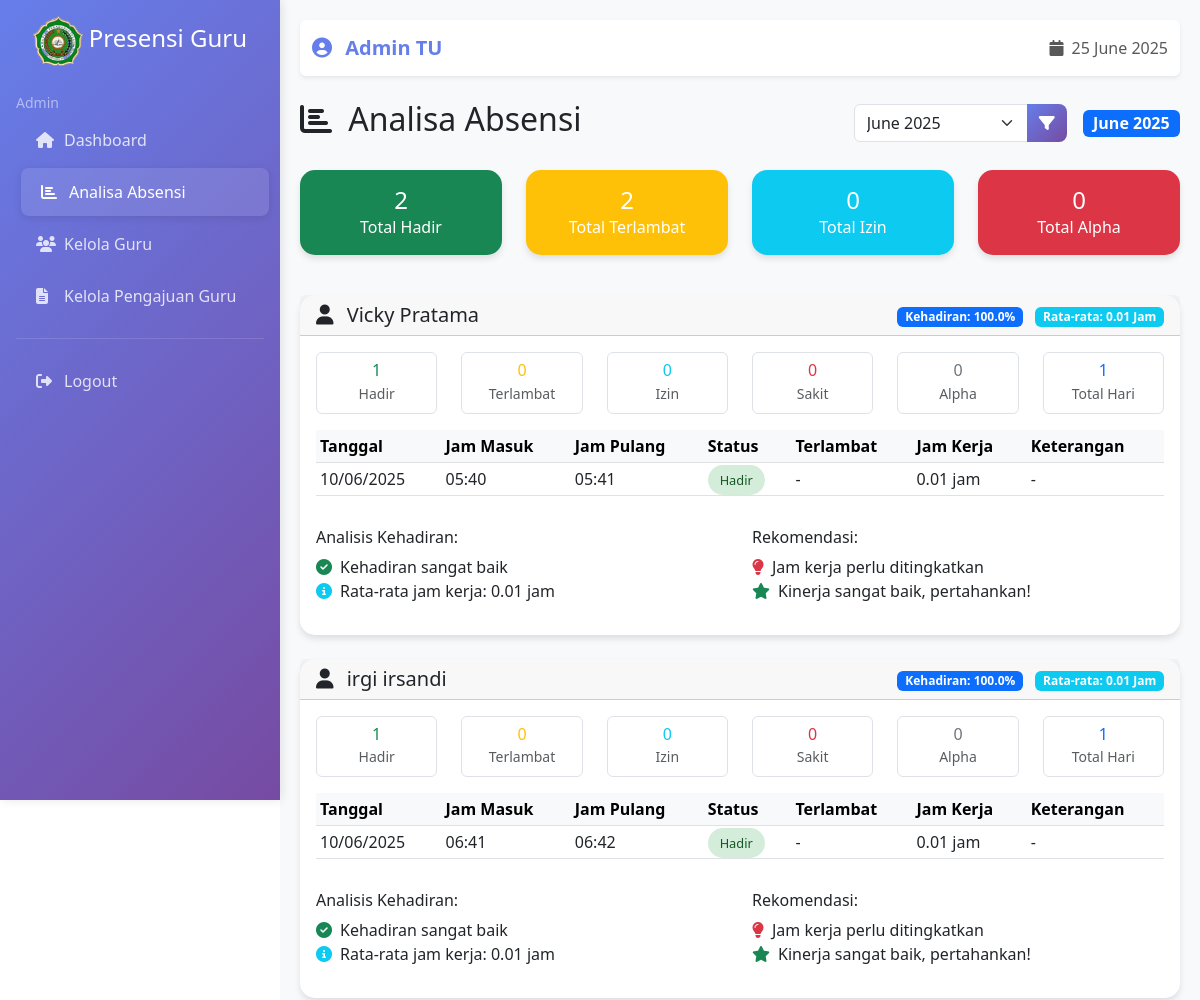
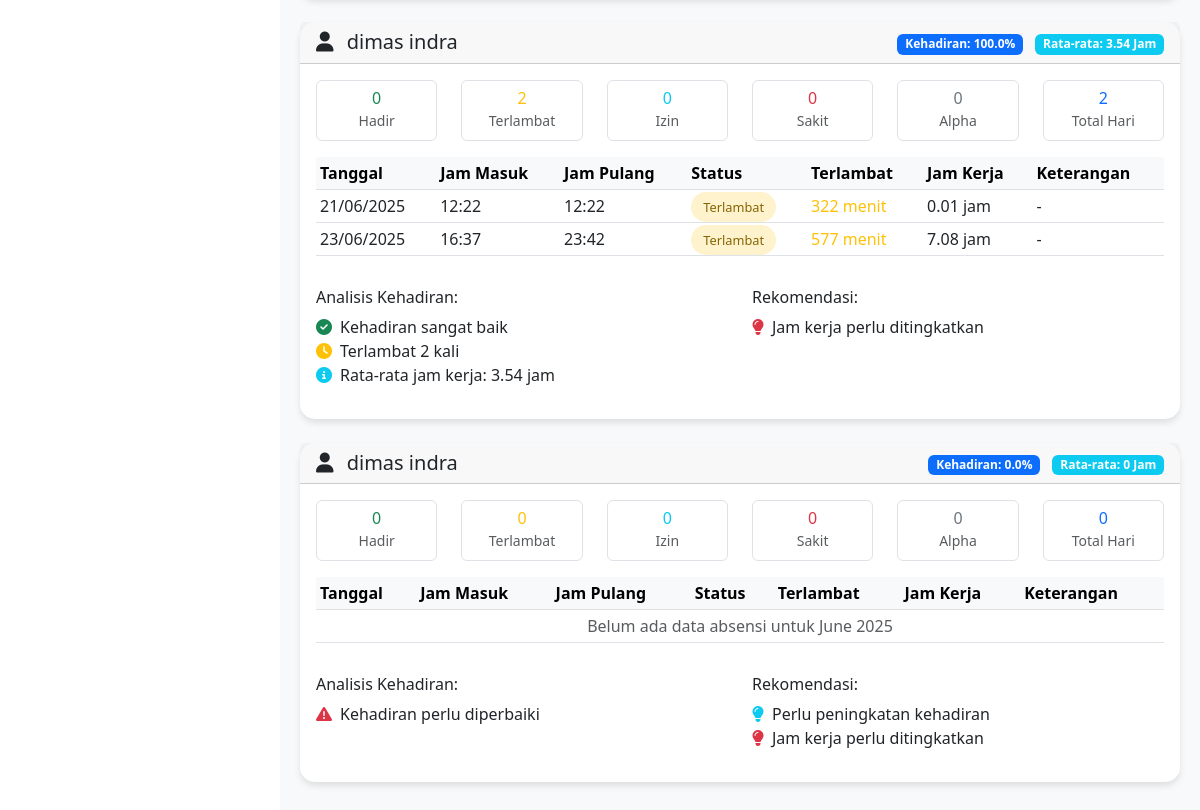
The page /analisa-absensi/ (signed in) on the database as committed earlier (2 pictures, top to bottom).
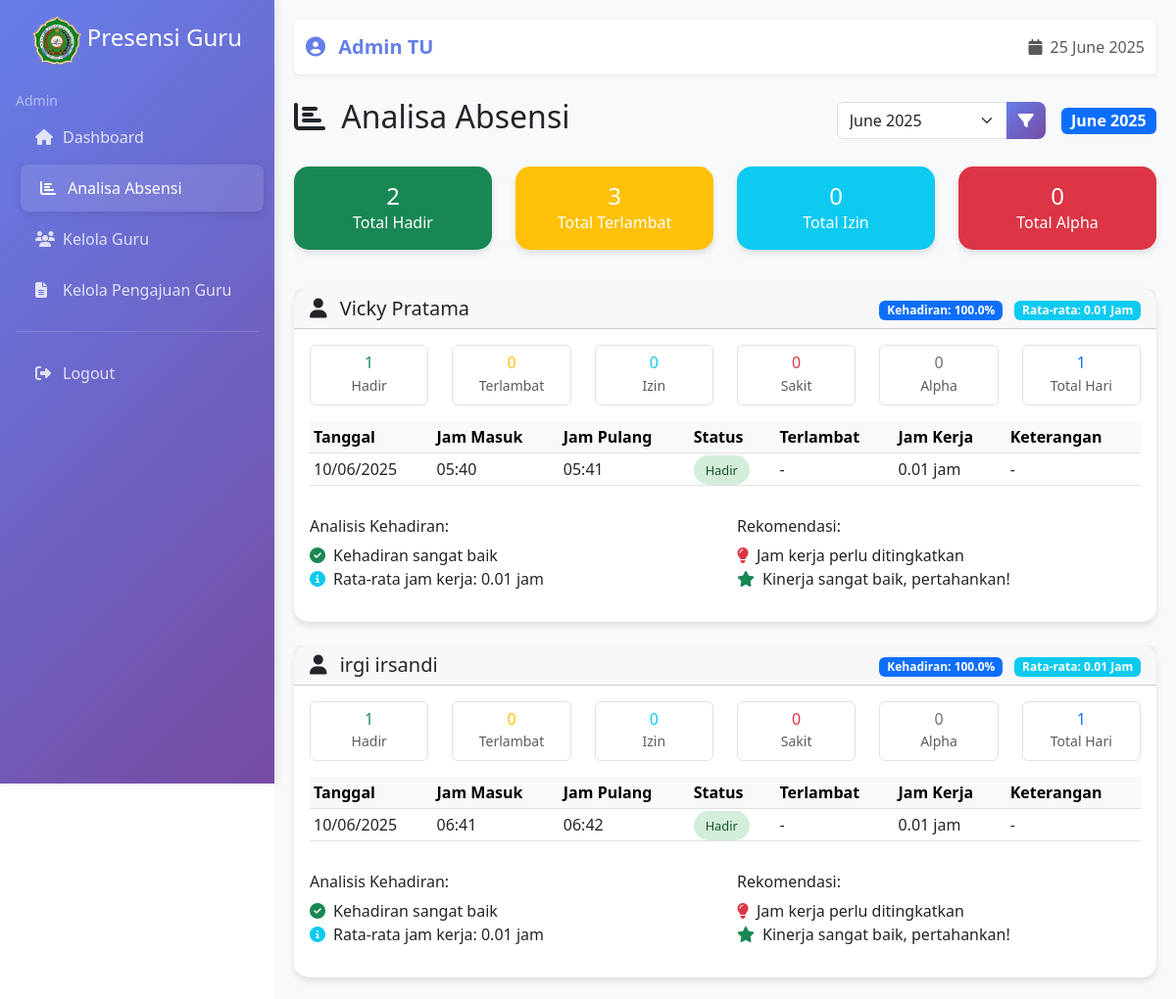
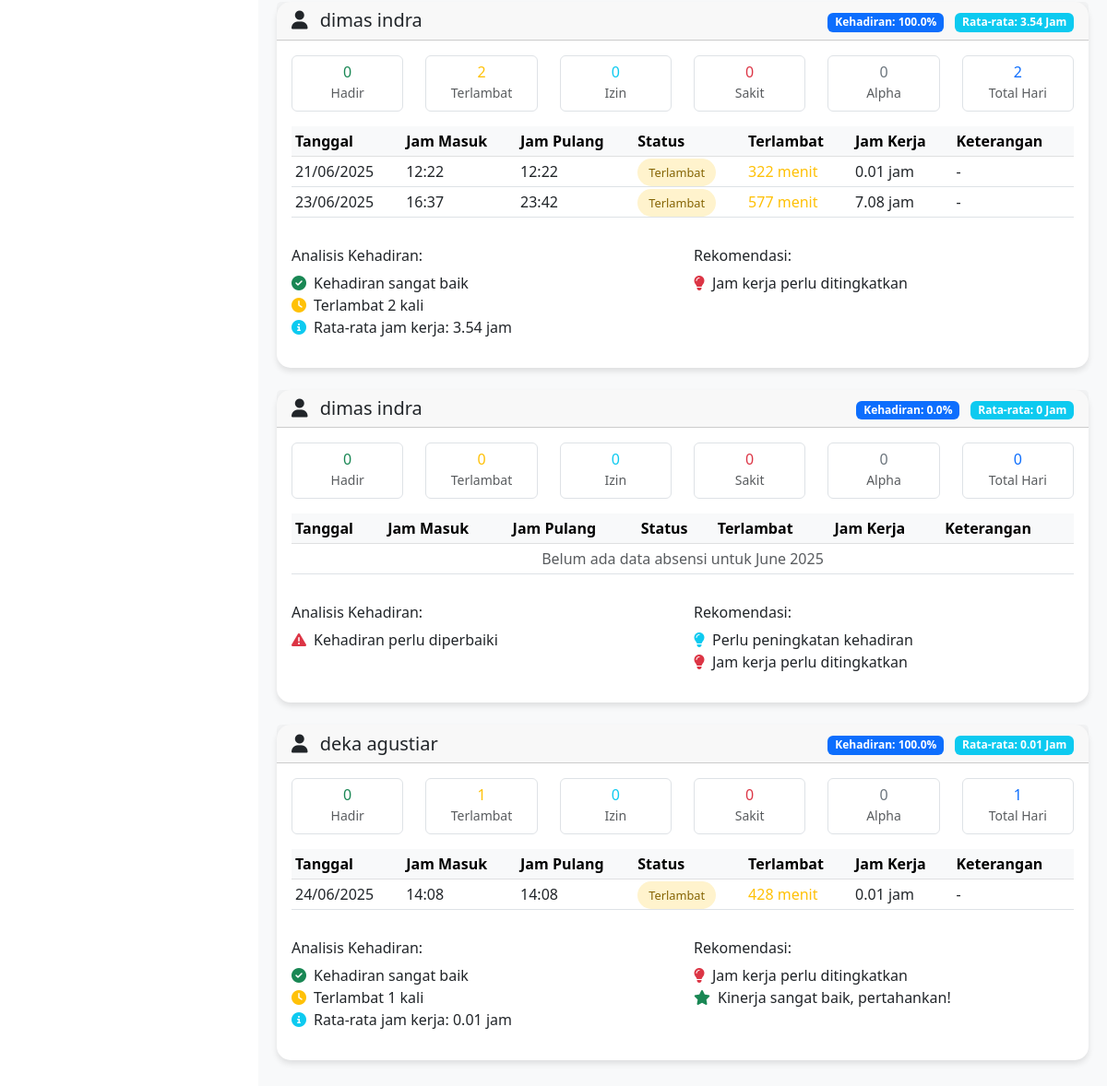
The same page on the database as committed later (2 pictures, top to bottom).
### presensi/models.py (models this page shows, shortened)
class AbstractUser(models.Model):
    ROLE_CHOICES = [
        ('admin', 'Admin'),
        ('guru', 'Guru'),
    ]
    user = models.OneToOneField(User, on_delete=models.CASCADE, related_name='abstract_user')
    first_name = models.CharField(max_length=100)
    last_name = models.CharField(max_length=100)
    role = models.CharField(max_length=20, choices=ROLE_CHOICES, default='guru')
    nip = models.CharField(max_length=20, unique=True, null=True, blank=True)
    phone = models.CharField(max_length=15, null=True, blank=True)
    @property
    def full_name(self):
        return f"{self.first_name} {self.last_name}"

class Presensi(models.Model):
    STATUS_CHOICES = [
        ('hadir', 'Hadir'),
        ('izin', 'Izin'),
        ('sakit', 'Sakit'),
        ('alpha', 'Alpha'),
        ('terlambat', 'Terlambat'),
    ]
    user = models.ForeignKey(AbstractUser, on_delete=models.CASCADE, related_name='presensi')
    tanggal = models.DateField(default=timezone.now)
    jam_masuk = models.TimeField()
    jam_pulang = models.TimeField(null=True, blank=True)
    image_checkin = models.ImageField(upload_to='presensi_images/', null=True, blank=True)
    image_checkout = models.ImageField(upload_to='presensi_images/', null=True, blank=True)
    status = models.CharField(max_length=20, choices=STATUS_CHOICES, default='hadir')
    keterangan = models.TextField(blank=True, null=True)
    terlambat_menit = models.IntegerField(default=0)
    jam_kerja_efektif = models.DecimalField(max_digits=4, decimal_places=2, default=0)
    lokasi_checkin = models.CharField(max_length=255, null=True, blank=True)
    lokasi_checkout = models.CharField(max_length=255, null=True, blank=True)
    class Meta:
        ordering = ['-tanggal', '-jam_masuk']

### presensi/views.py (the view)
# urls.py: path('analisa-absensi/', views.analisa_absensi, name='analisa_absensi'),
@login_required
def analisa_absensi(request):
    if request.user.abstract_user.role != 'admin':
        messages.error(request, 'Akses ditolak')
        return redirect('home')
    selected_month = int(request.GET.get('month', timezone.localtime(timezone.now()).month))
    selected_year = int(request.GET.get('year', timezone.localtime(timezone.now()).year))
    if selected_month < 1 or selected_month > 12:
        selected_month = timezone.localtime(timezone.now()).month
    if selected_year < 2020 or selected_year > timezone.localtime(timezone.now()).year + 1:
        selected_year = timezone.localtime(timezone.now()).year
    teachers = AbstractUser.objects.filter(role='guru')
    attendance_data = []
    total_hadir = 0
    total_terlambat = 0
    total_izin = 0
    total_alpha = 0
    for teacher in teachers:
        presensi_list = Presensi.objects.filter(
            user=teacher,
            tanggal__month=selected_month,
            tanggal__year=selected_year
        ).order_by('tanggal')
        total_days = presensi_list.count()
        hadir = presensi_list.filter(status='hadir').count()
        terlambat = presensi_list.filter(status='terlambat').count()
        izin = presensi_list.filter(status='izin').count()
        sakit = presensi_list.filter(status='sakit').count()
        alpha = presensi_list.filter(status='alpha').count()
        total_hadir += hadir
        total_terlambat += terlambat
        total_izin += izin
        total_alpha += alpha
        avg_work_hours = presensi_list.aggregate(
            avg_hours=models.Avg('jam_kerja_efektif')
        )['avg_hours'] or 0
        attendance_data.append({
            'teacher': teacher,
            'presensi_list': presensi_list,
            'total_days': total_days,
            'hadir': hadir,
            'terlambat': terlambat,
            'izin': izin,
            'sakit': sakit,
            'alpha': alpha,
            'avg_work_hours': round(avg_work_hours, 2),
            'attendance_rate': round((hadir + terlambat) / max(total_days, 1) * 100, 2)
        })
    month_options = []
    current_date = timezone.localtime(timezone.now())
    for i in range(12):
        date = current_date - timedelta(days=30*i)
        month_options.append({
            'value': date.month,
            'year': date.year,
            'label': date.strftime('%B %Y')
        })
    selected_date = datetime(selected_year, selected_month, 1)
    formatted_date = selected_date.strftime('%B %Y')
    context = {
        'attendance_data': attendance_data,
        'selected_month': selected_month,
        'selected_year': selected_year,
        'month_options': month_options,
        'formatted_date': formatted_date,
        'total_hadir': total_hadir,
        'total_terlambat': total_terlambat,
        'total_izin': total_izin,
        'total_alpha': total_alpha,
    }
    return render(request, 'templates/analisa_absensi.html', context)

### presensi/context_processors.py (called while the page is built)
def global_context(request):
    return {
        'today': timezone.now().date(),
    }

### web/templates/analisa_absensi.html (shortened to what the changed rows need)
{% extends 'base.html' %}
{% block content %}
<div class="row">
    <div class="col-12">
        <div class="d-flex justify-content-between align-items-center mb-4">
            <h2>
                <i class="fas fa-chart-bar me-2"></i>
                Analisa Absensi
            </h2>
        </div>
    </div>
</div>
<div class="row mb-4">
    <div class="col-md-3 mb-3">
        <div class="card bg-warning text-white">
            <div class="card-body text-center">
                <h4 class="mb-0">{{ total_terlambat }}</h4>
                <p class="mb-0">Total Terlambat</p>
            </div>
        </div>
    </div>
</div>
{% for data in attendance_data %}
<div class="row mb-4">
    <div class="col-12">
        <div class="card">
            <div class="card-header">
                <div class="d-flex justify-content-between align-items-center">
                    <h5 class="mb-0">
                        <i class="fas fa-user me-2"></i>
                        {{ data.teacher.full_name }}
                    </h5>
                    <div>
                        <span class="badge bg-primary me-2">
                            Kehadiran: {{ data.attendance_rate }}%
                        </span>
                        <span class="badge bg-info">
                            Rata-rata: {{ data.avg_work_hours }} Jam
                        </span>
                    </div>
                </div>
            </div>
            <div class="card-body">
                <div class="row mb-3">
                    <div class="col-md-2 text-center">
                        <div class="border rounded p-2">
                            <h6 class="text-success mb-0">{{ data.hadir }}</h6>
                            <small class="text-muted">Hadir</small>
                        </div>
                    </div>
                    <div class="col-md-2 text-center">
                        <div class="border rounded p-2">
                            <h6 class="text-warning mb-0">{{ data.terlambat }}</h6>
                            <small class="text-muted">Terlambat</small>
                        </div>
                    </div>
                    <div class="col-md-2 text-center">
                        <div class="border rounded p-2">
                            <h6 class="text-info mb-0">{{ data.izin }}</h6>
                            <small class="text-muted">Izin</small>
                        </div>
                    </div>
                    <div class="col-md-2 text-center">
                        <div class="border rounded p-2">
                            <h6 class="text-danger mb-0">{{ data.sakit }}</h6>
                            <small class="text-muted">Sakit</small>
                        </div>
                    </div>
                    <div class="col-md-2 text-center">
                        <div class="border rounded p-2">
                            <h6 class="text-secondary mb-0">{{ data.alpha }}</h6>
                            <small class="text-muted">Alpha</small>
                        </div>
                    </div>
                    <div class="col-md-2 text-center">
                        <div class="border rounded p-2">
                            <h6 class="text-primary mb-0">{{ data.total_days }}</h6>
                            <small class="text-muted">Total Hari</small>
                        </div>
                    </div>
                </div>
                <div class="table-responsive">
                    <table class="table table-sm table-hover">
                        <thead class="table-light">
                            <tr>
                                <th>Tanggal</th>
                                <th>Jam Masuk</th>
                                <th>Jam Pulang</th>
                                <th>Status</th>
                                <th>Terlambat</th>
                                <th>Jam Kerja</th>
                                <th>Keterangan</th>
                            </tr>
                        </thead>
                        <tbody>
                            {% for presensi in data.presensi_list %}
                            <tr>
                                <td>{{ presensi.tanggal|date:"d/m/Y" }}</td>
                                <td>
                                    {% if presensi.jam_masuk %}
                                        {{ presensi.jam_masuk|time:"H:i" }}
                                    {% else %}
                                        -
                                    {% endif %}
                                </td>
                                <td>
                                    {% if presensi.jam_pulang %}
                                        {{ presensi.jam_pulang|time:"H:i" }}
                                    {% else %}
                                        -
                                    {% endif %}
                                </td>
                                <td>
                                    <span class="status-badge status-{{ presensi.status }}">
                                        {{ presensi.status|title }}
                                    </span>
                                </td>
                                <td>
                                    {% if presensi.terlambat_menit > 0 %}
                                        <span class="text-warning">
                                            {{ presensi.terlambat_menit }} menit
                                        </span>
                                    {% else %}
                                        -
                                    {% endif %}
                                </td>
                                <td>
                                    {% if presensi.jam_kerja_efektif > 0 %}
                                        {{ presensi.jam_kerja_efektif }} jam
                                    {% else %}
                                        -
                                    {% endif %}
                                </td>
                                <td>
                                    {% if presensi.keterangan %}
                                        <small class="text-muted">{{ presensi.keterangan }}</small>
                                    {% else %}
                                        -
                                    {% endif %}
                                </td>
                            </tr>
                            {% empty %}
                            <tr>
                                <td colspan="7" class="text-center text-muted">
                                    Belum ada data absensi untuk {{ formatted_date }}
                                </td>
                            </tr>
                            {% endfor %}
                        </tbody>
                    </table>
                </div>
                <div class="row mt-3">
                    <div class="col-md-6">
                        <h6>Analisis Kehadiran:</h6>
                        <ul class="list-unstyled">
                            {% if data.attendance_rate >= 90 %}
                                <li><i class="fas fa-check-circle text-success me-2"></i>Kehadiran sangat baik</li>
                            {% elif data.attendance_rate >= 80 %}
                                <li><i class="fas fa-check text-warning me-2"></i>Kehadiran baik</li>
                            {% else %}
                                <li><i class="fas fa-exclamation-triangle text-danger me-2"></i>Kehadiran perlu diperbaiki</li>
                            {% endif %}
                            {% if data.terlambat > 0 %}
                                <li><i class="fas fa-clock text-warning me-2"></i>Terlambat {{ data.terlambat }} kali</li>
                            {% endif %}
                            {% if data.avg_work_hours >= 8 %}
                                <li><i class="fas fa-thumbs-up text-success me-2"></i>Jam kerja efektif</li>
                            {% elif data.avg_work_hours > 0 %}
                                <li><i class="fas fa-info-circle text-info me-2"></i>Rata-rata jam kerja: {{ data.avg_work_hours }} jam</li>
                            {% endif %}
                        </ul>
                    </div>
                    <div class="col-md-6">
                        <h6>Rekomendasi:</h6>
                        <ul class="list-unstyled">
                            {% if data.attendance_rate < 80 %}
                                <li><i class="fas fa-lightbulb text-info me-2"></i>Perlu peningkatan kehadiran</li>
                            {% endif %}
                            {% if data.avg_work_hours < 6 %}
                                <li><i class="fas fa-lightbulb text-danger me-2"></i>Jam kerja perlu ditingkatkan</li>
                            {% endif %}
                            {% if data.attendance_rate >= 90 and data.terlambat <= 1 %}
                                <li><i class="fas fa-star text-success me-2"></i>Kinerja sangat baik, pertahankan!</li>
                            {% endif %}
                        </ul>
                    </div>
                </div>
            </div>
        </div>
    </div>
</div>
{% endfor %}
{% endblock %}

Rows that differ between the two databases and show on the page:
added AbstractUser: teacher.full_name "deka agustiar", attendance_rate "100.0", avg_work_hours "0.01", hadir "0", terlambat "1", izin "0", sakit "0", alpha "0", total_days "1", shows "Kehadiran sangat baik", shows "Kinerja sangat baik, pertahankan!"
added Presensi: tanggal "24/06/2025", jam_masuk "14:08", jam_pulang "14:08", status "Terlambat", terlambat_menit "428", jam_kerja_efektif "0.01", shown under "deka agustiar"
Other text that changed with them:
{{ total_terlambat }}: "2" → "3"
